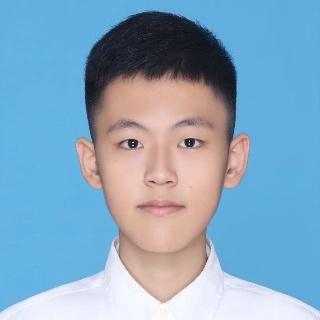
#> input picture assets/images/photo.jpg, 320 x 320 px
$ jupyter execute test.ipynb
#> lines starting #> are read from the running program, lines starting #| are printed output that depends on the picture
[cell 1]
import cv2

[cell 2]
img = cv2.imread('photo.jpg', cv2.IMREAD_COLOR)
#> img is the input picture: shape (320, 320, 3); mean B, G, R 192.3, 166.7, 132.7
import matplotlib.pyplot as plt
plt.imshow(img)

[cell 3]
img.shape
#> Out = (320, 320, 3)

[cell 4]
clipped = img[20:img.shape[0]-128+20]
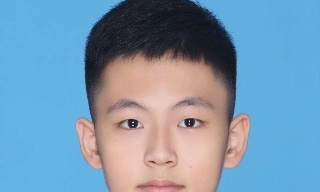
#> clipped: shape (192, 320, 3); mean B, G, R 175.8, 151.4, 119.9
plt.imshow(clipped)

[cell 5]
cv2.imwrite('clipped.jpg', clipped)
#> Out = True
